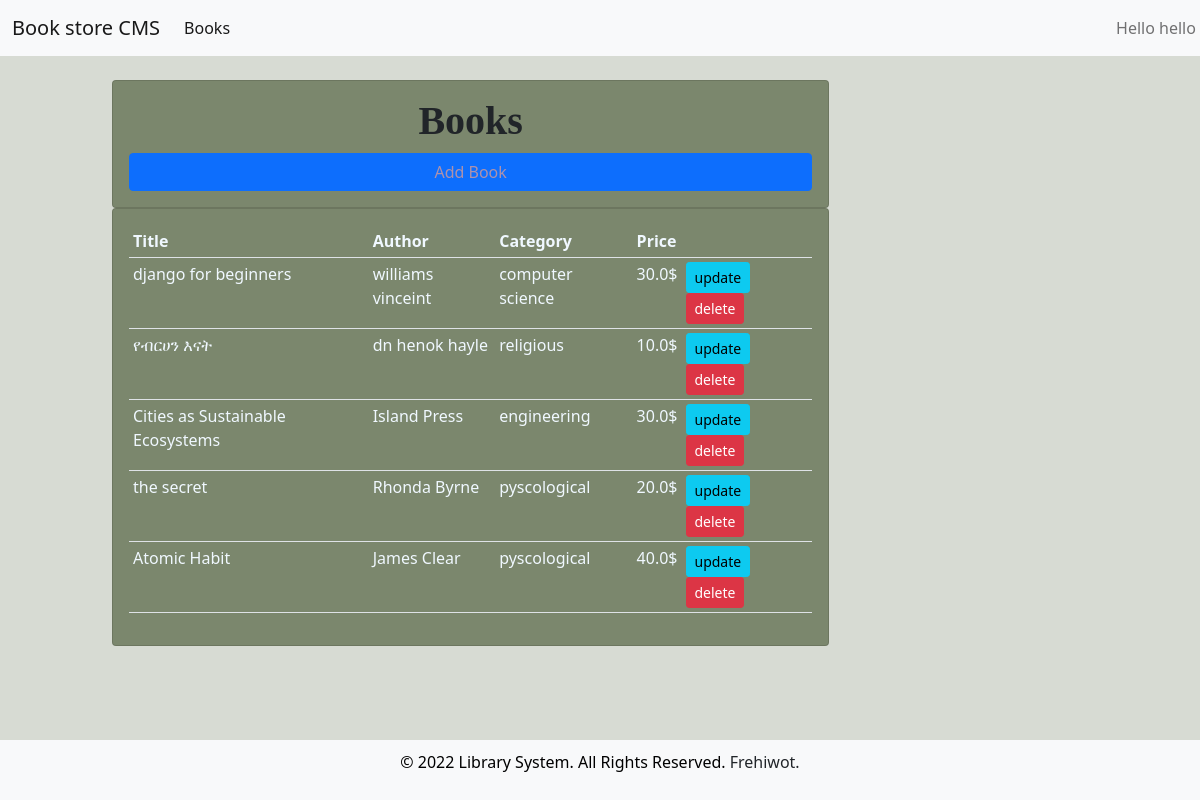
Page /books/ (signed in) on the committed database.
### members/models.py (models this page shows, shortened)
class Book(models.Model):
    CATEGORY=(
        ('fiction','fiction'),
        ('religious','religious'),
        ('computer science','computer science'),
        ('engineering','engineering'),
        ('pyscological','pyscological'),
    )
    title=models.CharField(max_length=200, null=True)
    author=models.CharField(max_length=200, null=True)
    price= models.FloatField(null=True)
    category=models.CharField(max_length=5000, null=True, choices=CATEGORY)
    description=models.TextField(max_length=200, null=True)
    date_created=models.DateTimeField(auto_now_add=True, null=True)

### members/decoraters.py (the view)
        def wrapper_func(request,*args,**kwargs):
            group=None
            if request.user.groups.exists():
                group = request.user.groups.all()[0].name
            if group in allowed_roles:
                return view_func(request,*args,**kwargs)
            else:
                return HttpResponse('you are not authorized')

### members/decoraters.py (called while the page is built)
def allowed_users(allowed_roles=[]):
    def decorater(view_func):
        def wrapper_func(request,*args,**kwargs):
            group=None
            if request.user.groups.exists():
                group = request.user.groups.all()[0].name
            if group in allowed_roles:
                return view_func(request,*args,**kwargs)
            else:
                return HttpResponse('you are not authorized')
        return wrapper_func
    return decorater

### members/views.py (called while the page is built)
@login_required(login_url='login')
@allowed_users(allowed_roles=['admin'])
def bookPage(request):
    books=Book.objects.all()
    return render(request, 'books.html',{'books':books})

### members/templates/books.html (shortened to what this page needs)
{% extends 'base.html' %}
{% block content %}
<br>
<div class="row" id="lists">
    <div class="col-md-8">
        <div class="card card-body">
            <h1 style="text-align: center;">Books</h1>
            <button class="btn btn-primary"><a href="{% url 'register_book' %}">Add Book</a></button>
        </div>
        <div class="card card-body">
            <table class="table table-sm">
                <tr>
                    <th>Title</th>
                    <th>Author</th>
                    <th>Category</th>
                    <th>Price</th>
                    <th></th>
                </tr>
                {% for i in books %}
                <tr>
                    <td>{{i.title}}</td>
                    <td>{{i.author}}</td>
                    <td>{{i.category}}</td>
                    <td>{{i.price}}$</td>
                    <td><a class="btn btn-sm btn-info" href="{% url 'update_book' i.id %}">update</a>
                    <a class="btn btn-sm btn-danger" href="{% url 'delete_book' i.id %}">delete</a></td>
                </tr>
                {% endfor %}
            </table>
        </div>
    </div>
</div>
{% endblock content %}

### members/templates/navbar.html (shortened to what this page needs)
{% load static %}
<head>
</head>
<nav class="navbar navbar-expand-lg navbar-light bg-light">
  <div class="container-fluid">
    {%if request.user.is_staff%}
    <a class="navbar-brand" href="{% url 'home' %}">Book store CMS</a>
    {% endif %}
    <div class="collapse navbar-collapse" id="navbarNav">
      {%if request.user.is_staff%}
      <ul class="navbar-nav">
        <li class="nav-item">
          <a class="nav-link active" href="{% url 'book' %}">Books</a>
        </li>
      </ul>
      {% endif %}
      <ul class="navbar-nav">
        <li class="nav-item dropdown" style="margin-left: 870px">
          <a
            class="nav-link dropdown-toggle"
            href="#"
            id="navbarDropdownMenuLink"
            role="button"
            data-bs-toggle="dropdown"
            aria-expanded="false"
          >
            Hello {{request.user}}
          </a>
        </li>
      </ul>
    </div>
  </div>
</nav>

### members/templates/base.html (style rules this page uses)
body { background-color: #d7dbd3; display: flex; flex-direction: column; min-height: 100vh; }
a { color: #ad92ad; }

### members/templates/books.html (style rules this page uses)
h1 { font-family: 'Times New Roman', Times, serif; font-weight:bolder; }
#lists { margin-left: 100px; }
#lists .card-body { background-color: #7b876d; }
#lists .table-sm tr { color: aliceblue; }
a { text-decoration: none; }

### rows in the picture
Book: title "django for beginners", author "williams vinceint", category "computer science", price "30.0"
Book: title "የብርሀን እናት", author "dn henok hayle", category "religious", price "10.0"
Book: title "Cities as Sustainable Ecosystems", author "Island Press", category "engineering", price "30.0"
Book: title "the secret", author "Rhonda Byrne", category "pyscological", price "20.0"
Book: title "Atomic Habit", author "James Clear", category "pyscological", price "40.0"

### other values in the picture
{{ request.user }} "hello"
